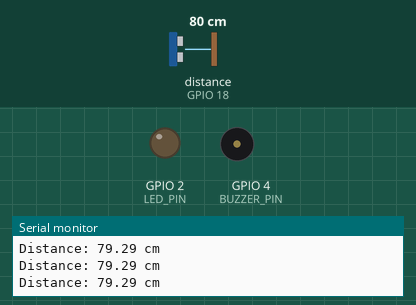
Bench run of a sketch on a simulated ESP32. On the bench: output pins drawn as LEDs (lit = HIGH), buzzer (waves = sounding), the last lines printed to the serial monitor. Wiring (inferred from the names in the program): ultrasonic range finder: trigger GPIO 5; echo GPIO 18. The inputs (shaded band) are chosen by the test bench; at power-on: distance to the obstacle (sensor on GPIO 18) 80 cm. The echo pulse lasts 58.3 µs per cm; pins used as bus, display or sensor lines are not drawn.

Above: at 2.2 s.
2.3 s: distance to the obstacle (sensor on GPIO 18) set to 33 cm
3.8 s: distance to the obstacle (sensor on GPIO 18) set to 28 cm
At 5.0 s:
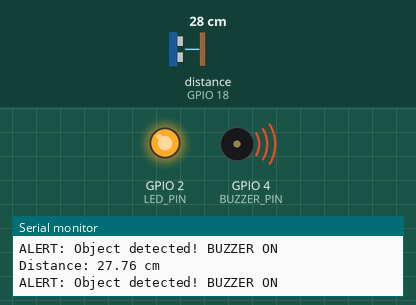
5.3 s: distance to the obstacle (sensor on GPIO 18) set to 35 cm
At 6.4 s:
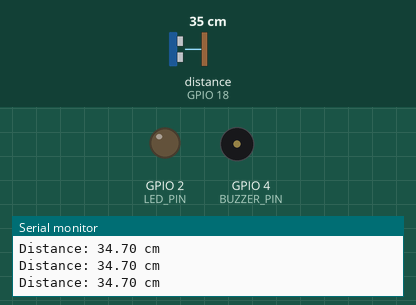
6.8 s: distance to the obstacle (sensor on GPIO 18) set to 2 cm
At 7.7 s:
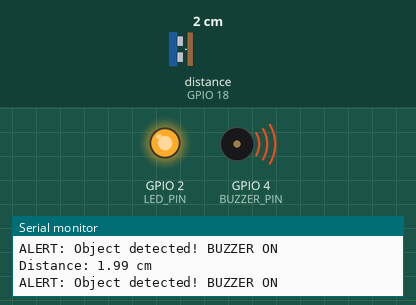
Timing chart, 0 to 9.3 s (numbered marks = the images above; inputs shaded):
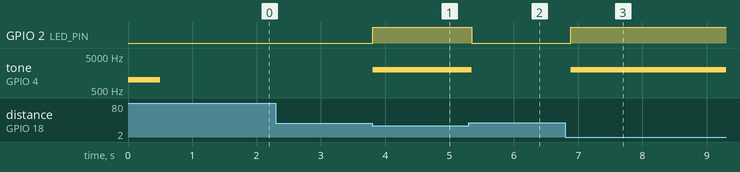

The sketch:

Pirozekt.ino
```cpp
// Define pin connections for ESP32
#define TRIG_PIN 5    // GPIO5 for Trigger
#define ECHO_PIN 18   // GPIO18 for Echo
#define LED_PIN 2     // GPIO2 (built-in LED)
#define BUZZER_PIN 4  // GPIO4 for Buzzer

void setup() {
  pinMode(TRIG_PIN, OUTPUT);
  pinMode(ECHO_PIN, INPUT);
  pinMode(LED_PIN, OUTPUT);
  pinMode(BUZZER_PIN, OUTPUT);
  Serial.begin(115200);

  // Test buzzer at startup
  Serial.println("Testing buzzer...");
  tone(BUZZER_PIN, 1000);  // 1kHz tone
  delay(500);              // Buzz for 0.5 seconds
  noTone(BUZZER_PIN);
  delay(500);

  Serial.println("System initialized");
}

void loop() {
  // Send ultrasonic pulse
  digitalWrite(TRIG_PIN, LOW);
  delayMicroseconds(2);
  digitalWrite(TRIG_PIN, HIGH);
  delayMicroseconds(10);
  digitalWrite(TRIG_PIN, LOW);

  // Read echo time with timeout and debug info
  long duration = pulseIn(ECHO_PIN, HIGH, 30000);
  float distance = duration * 0.034 / 2;

  Serial.print("Distance: ");
  Serial.print(distance);
  Serial.println(" cm");

  // Handle alert based on distance
  if (distance > 0 && distance < 30) {
    // Object detected within 30cm
    digitalWrite(LED_PIN, HIGH);
    tone(BUZZER_PIN, 2000);  // Higher frequency for better alerting
    Serial.println("ALERT: Object detected! BUZZER ON");
  } else {
    // No object detected or out of range
    digitalWrite(LED_PIN, LOW);
    noTone(BUZZER_PIN);
  }

  delay(100);  // Shorter delay for more responsive alerts
}
```

Measured:
- the behaviour switches between 31 and 30 cm on distance to the obstacle (sensor on GPIO 18) (found by bisection; images 0 and 1)
- after the input at 3.8 s, GPIO 2 (LED_PIN): LOW → HIGH at once; tone on GPIO 4 (BUZZER_PIN): silent → 2000 Hz at once
- after the input at 5.3 s, GPIO 2 (LED_PIN): HIGH → LOW at once; tone on GPIO 4 (BUZZER_PIN): 2000 Hz → silent at once
- after the input at 6.8 s, GPIO 2 (LED_PIN): LOW → HIGH after 0.08 s; tone on GPIO 4 (BUZZER_PIN): silent → 2000 Hz after 0.08 s
